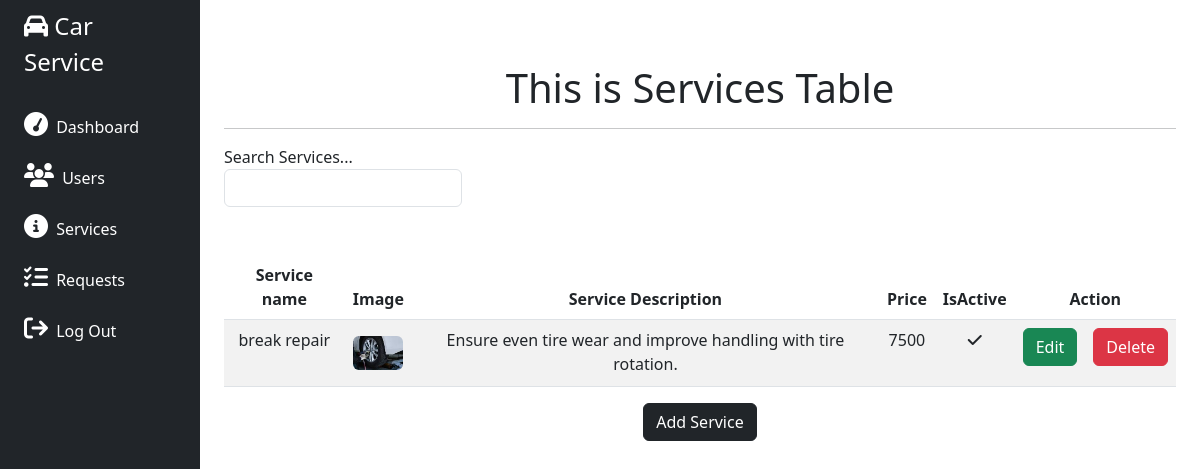
The app's page /admin/service.php (signed in), older data.
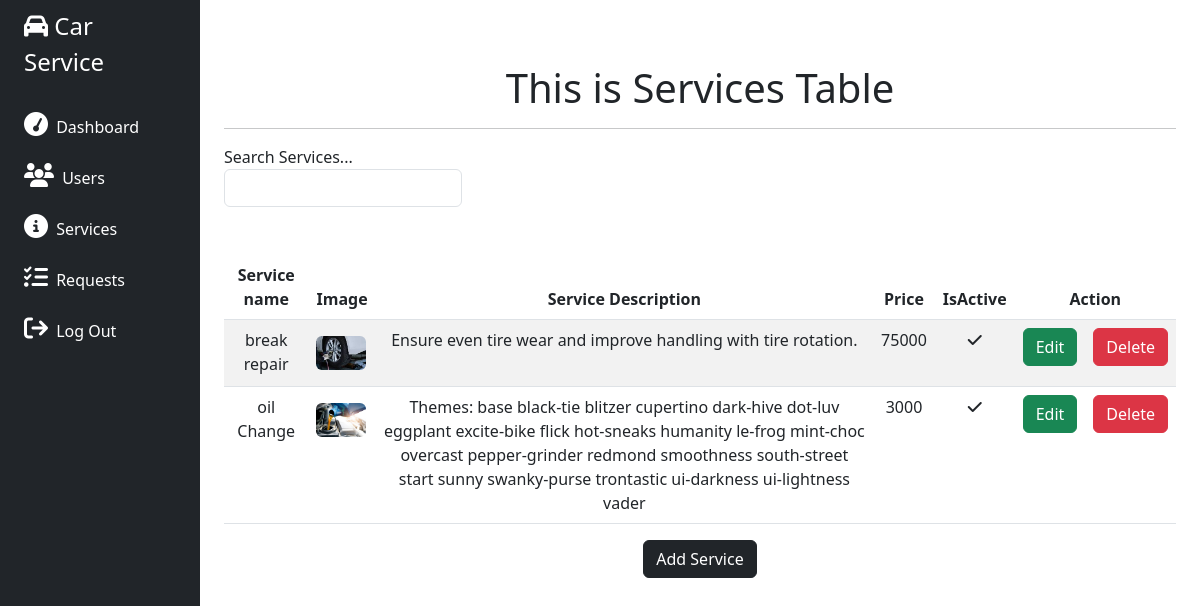
The same page, newer data.
### tables this page shows
CREATE TABLE `services` (
  `sid` int(11) NOT NULL,
  `sname` varchar(100) NOT NULL,
  `image` varchar(100) NOT NULL,
  `serviceDesc` varchar(10000) NOT NULL,
  `isActive` tinyint(1) NOT NULL,
  `price` int(11) NOT NULL
);

### admin/service.php (the view, shortened to what this page needs)
<?php
require '../connection.php';
?>
<!DOCTYPE html>
<html lang="en">
<head>
    <link rel="stylesheet" href="https://cdnjs.cloudflare.com/ajax/libs/font-awesome/6.4.2/css/all.min.css" />
    <link rel="stylesheet" href="../css/bootstrap.min.css">
    <link rel="stylesheet" href="../css/style.css">
</head>
<body>
    <div class="container-fluid">
        <div class="row flex-nowrap">
            <?php require('sidebar.php') ?>
            <div class="col py-3">
                <div class="container">
                    <h1 class="text-center mt-5">This is Services Table</h1><hr>
                    <div class="search mb-5">
                        <label for="search">Search Services... </label>
                        <input type="text" name="" id="search" class="form-control w-25 ">
                    </div>
                    <div class="table-responsive text-center">
                        <table class="table table-striped">
                            <thead>
                                <tr>
                                    <th>Service name</th>
                                    <th>Image</th>
                                    <th>Service Description</th>
                                    <th>Price</th>
                                    <th>IsActive</th>
                                    <th>Action</th>
                                </tr>
                            </thead>
                            <tbody id="search-results">
                                <?php
                                $qry = "select * from services";
                                $result = mysqli_query($conn, $qry);
                                while ($r = mysqli_fetch_assoc($result)) :
                                ?>
                                <tr>
                                    <td><?php echo $r['sname'] ?></td>
                                    <td>
                                        <span class="image-icon">
                                            <img src="..<?php echo $r['image'] ?>" alt="image"
                                                class="img-fluid rounded">
                                        </span>
                                    </td>
                                    <td><?php echo $r['serviceDesc'] ?></td>
                                    <td><?php echo $r['price'] ?></td>
                                    <td>
                                        <i class="<?php echo $r['isActive'] ? 'fa fa-check' : 'fa fa-xmark' ?>"></i>
                                    </td>
                                    <td>
                                        <div class="action d-flex column-gap-3">
                                            <a href="edit-service.php?sid=<?php echo $r['sid'] ?>"
                                                class="btn btn-success">Edit</a>
                                            <a href="delete-service.php?sid=<?php echo $r['sid'] ?>"
                                                class="btn btn-danger"
                                                onclick="return confirm('Are you sure?')">Delete</a>
                                        </div>
                                    </td>
                                </tr>
                                <?php endwhile; ?>
                            </tbody>
                        </table>
                        <div class="action">
                            <a href="add-service.php" class="btn btn-dark">Add Service</a>
                        </div>
                    </div>
                </div>
            </div>
        </div>
    </div>
</body>
</html>

### admin/sidebar.php (shortened to what this page needs)
<div class="sidebar col-auto col-md-3 col-xl-2 px-sm-2 px-0 bg-dark">
    <div class="d-flex flex-column align-items-center align-items-sm-start px-3 pt-2 text-white min-vh-100">
        <a href="" class="d-flex align-items-center pb-3 mb-md-0 me-md-auto text-white text-decoration-none">
            <span class="fs-4 d-none d-sm-inline"><i class="fa fa-car"></i> Car Service</span>
        </a>
        <ul class="nav nav-pills flex-column mb-sm-auto mb-0 align-items-center align-items-sm-start" id="menu">
            <li class="mt-2">
                <a href="index.php"  class="nav-link text-white px-0 align-middle">
                    <i class="fs-4 fa fa-tachometer"></i> <span class="ms-1 d-none d-sm-inline">Dashboard</span> </a>
            </li>
            <li class="mt-2">
                <a href="./user_rec.php" class="nav-link text-white px-0 align-middle">
                    <i class="fs-4 fa fa-users"></i> <span class="ms-1 d-none d-sm-inline">Users</span> </a>
            </li>
            <li class="mt-2">
                <a href="./service.php" class="nav-link text-white px-0 align-middle">
                    <i class="fs-4 fa fa-info-circle"></i> <span class="ms-1 d-none d-sm-inline">Services</span> </a>
            </li>
            <li class="mt-2">
                <a href="./request.php" class="nav-link text-white px-0 align-middle">
                    <i class="fs-4 fa fa-list-check"></i> <span class="ms-1 d-none d-sm-inline">Requests</span> </a>
            </li>
            <li class="mt-2">
                <a href="../logout.php" class="nav-link text-white px-0 align-middle">
                    <i class="fs-4 fa fa-sign-out "></i> <span class="ms-1 d-none d-sm-inline">Log Out</span> </a>
            </li>
        </ul>
    </div>
</div>

### css/style.css (style rules this page uses)
.image-icon { height: 50px; width: 50px; display: flex; justify-content: center; align-items: center; }
.sidebar .nav-link { transition: 0.2s; }

Row changes from the older to the newer data that the page shows:
changed services "break repair": price "7500" → "75000"
added services: sname "oil Change", image (picture), serviceDesc "Themes: base black-tie blitzer cupertino dark-hive dot-luv eggplant excite-bike flick hot-sneaks humanity le-frog mint-choc overcast pepper-grinder redmond smoothness south-street start sunny swanky-purse trontastic ui-darkness ui-lightness vader", price "3000", isActive 1 (drawn)
